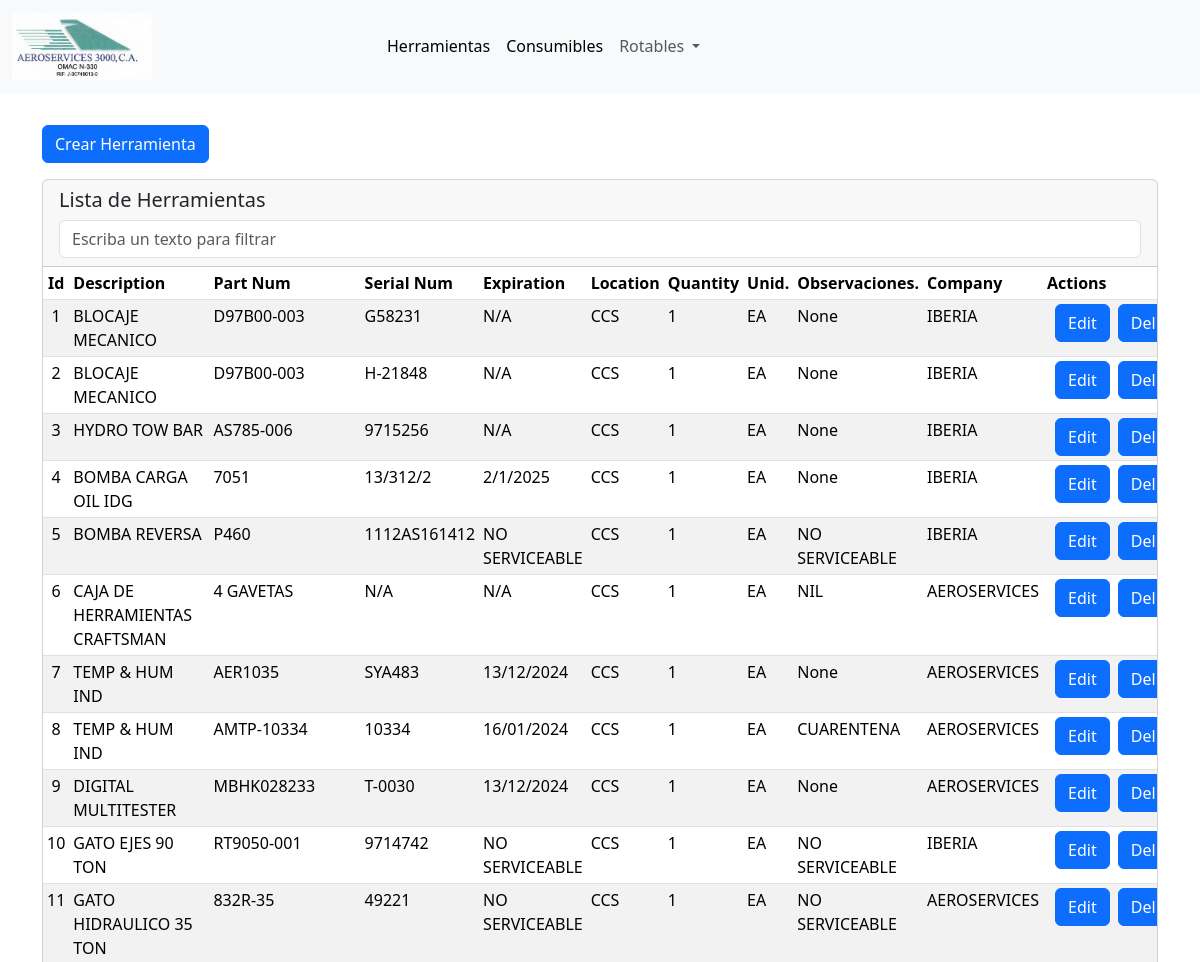
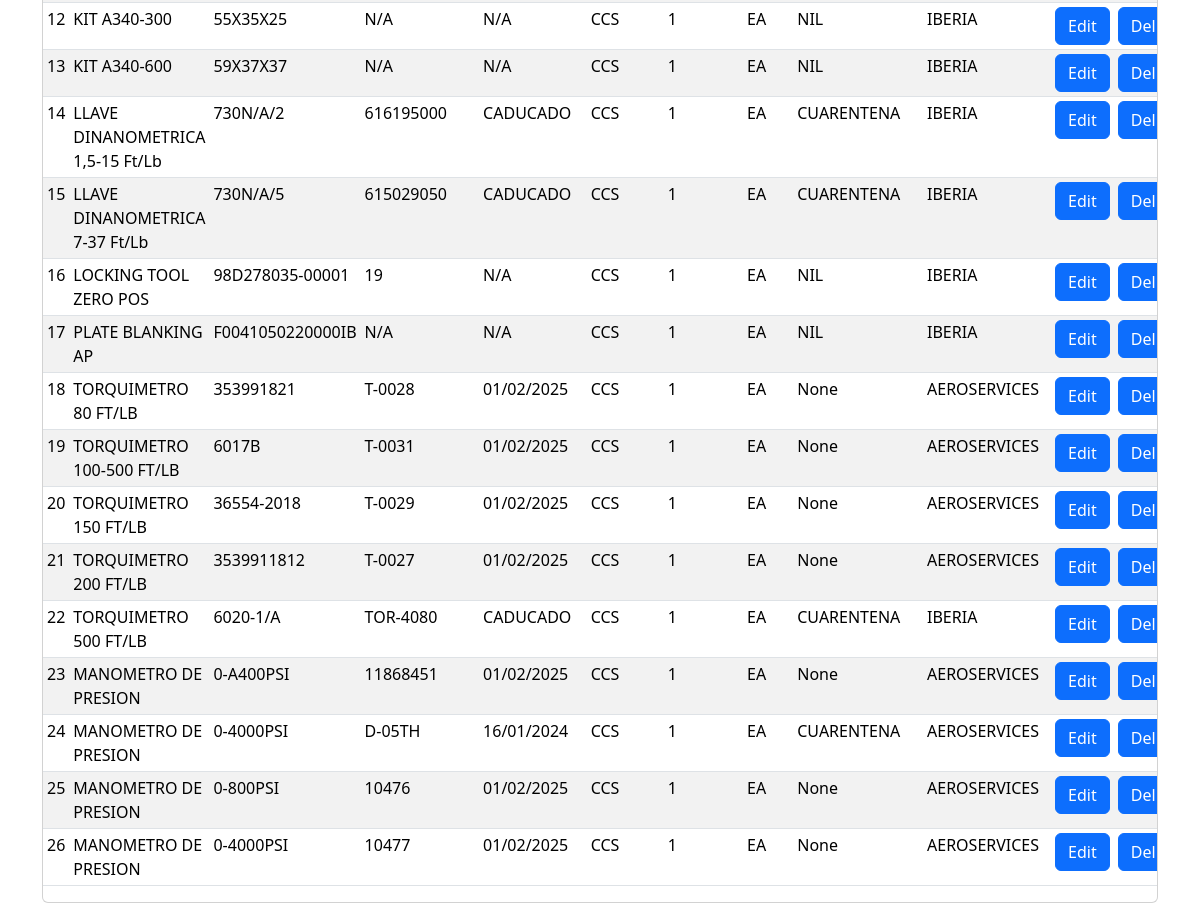
The page /herramientas/herramientas_list on the database its author committed (2 pictures, top to bottom).
### app/backend/models/herramientas.py (models this page shows, shortened)
class Herramienta(db.Model):
    __tablename__ = 'herramienta'
    id = db.Column(db.Integer, primary_key=True)
    description = db.Column(db.String(128), nullable=True)
    part_num = db.Column(db.String(128), nullable=False)
    serial_num = db.Column(db.String(32), nullable=False)
    expiration_date = db.Column(db.String(16), nullable=False)
    location = db.Column(db.String(8), nullable=False)
    quantity = db.Column(db.Integer, nullable=True)
    type_quantity = db.Column(db.String(16), nullable=True)
    obs = db.Column(db.String(32), nullable=True)
    company = db.Column(db.String(32), nullable=False)
    def to_dict(self):
        return {
            'id': self.id,
            'description': self.description,
            'part_num': self.part_num,
            'serial_num': self.serial_num,
            'expiration_date': self.expiration_date,
            'location': self.location,
            'quantity': self.quantity,
            'type_quantity': self.type_quantity,
            'obs': self.obs,
            'company': self.company
        }

### app/backend/web_endpoints/herramientas/routes_herramientas.py (the view)
@bp.route('/herramientas_list', methods=['GET'])
def herramientas_list():
    mgr = MgrdbHerramientas()
    all_list = mgr.get_all()
    herramientas_dict = [herramienta.to_dict() for herramienta in all_list]
    datadict = herramientas_dict
    vargs = HerramientasVARGS()
    vargs.table_name = "Lista de Herramientas"
    vargs.table_id = "table_herramientas"
    vargs.search_box = "table_search"
    return render_template('wp_herramientas_list.html',
                           datadict=datadict,
                           vargs=vargs,
                           form_url="herramientas.herramientas_form",
                           del_url="herramientas.herramientas_delete")

### app/backend/managers/MgrdbBase.py (called while the page is built)
    def get_all(self):
        return self.model.query.all()

### app/frontend/templates/wp_herramientas_list.html (shortened to what this page needs)
{% extends 'base.html' %}
{% from 'macro_herramientas.jinja2' import macro_list_herramientas_model %}
{% from 'macro_buttons.jinja2' import button_create_entity %}
{% set table_id = vargs.table_id %}
{% set search_box = vargs.search_box %}
{% block content %}
<div class="container mt-3 mb-3">
    {{ button_create_entity(form_url, "Crear Herramienta", "crear_herramienta_button") }}
</div>
{{macro_list_herramientas_model(datadict, vargs, form_url, del_url)}}
{% endblock %}

### app/frontend/macros/macro_herramientas.jinja2 (shortened to what this page needs)
{% from 'macro_buttons.jinja2' import button_edit_entity %}
{% from 'macro_buttons.jinja2' import button_delete_entity %}
{% macro macro_list_herramientas_model(datadict, vargs, form_url=none, delete_url=none) %}
<div class="container">
    <div class="card">
      <div class="card-header">
        <div>
          <h5 class="">{{vargs.table_name}}</h5>
        </div>
        <div class="d-flex">
          <input class="form-control flex-grow-1" type="text" id="{{vargs.search_box}}" placeholder="Escriba un texto para filtrar">
        </div>
      </div>
      <div class="table-responsive">
          <table class="table table-striped table-sm" id="{{vargs.table_id}}">
              <thead>
                  <th class="text-center">{{ vargs.id }}</th>
                  <th>{{ vargs.description }}</th>
                  <th>{{ vargs.part_num }}</th>
                  <th>{{ vargs.serial_num }}</th>
                  <th>{{ vargs.expiration_date }}</th>
                  <th>{{ vargs.location }}</th>
                  <th>{{ vargs.quantity }}</th>
                  <th>{{ vargs.type_quantity }}</th>
                  <th>{{ vargs.obs }}</th>
                  <th>{{ vargs.company }}</th>
                  <th>Actions</th>
              </thead>
              <tbody>
                  {% for data in datadict %}
                  {% set id_edit_button = "edit_herramienta_" + data.id|string %}
                  {% set id_del_button = "del_herramienta_" + data.id|string %}
                  <tr>
                    <td class="text-center">{{ data.id }}</td>
                    <td>{{ data.description }}</td>
                    <td>{{ data.part_num }}</td>
                    <td>{{ data.serial_num }}</td>
                    <td>{{ data.expiration_date }}</td>
                    <td>{{ data.location }}</td>
                    <td>{{ data.quantity }}</td>
                    <td>{{ data.type_quantity }}</td>
                    <td>{{ data.obs }}</td>
                    <td>{{ data.company }}</td>
                    <td>
                        <div class="d-flex mx-1">
                            <div class="mx-1">
                                {{ button_edit_entity(form_url, data.id, id_edit_button) }}
                            </div>
                            <div class="mx-1">
                                {{ button_delete_entity(delete_url, data.id, id_del_button) }}
                            </div>
                        </div>
                    </td>
                  </tr>
                  {% endfor %}
              </tbody>
          </table>
      </div>
    </div>
  </div>
{% endmacro %}

### app/frontend/macros/macro_buttons.jinja2 (shortened to what this page needs)
{% macro button_create_entity(url, title, id_botton) %}
<a id="boton{{ id_botton }}" class="btn btn-primary mt-3" role="button"
    title="{{ title }}"
    alt="{{ title }}"
    href="{{ url_for(url) }}"
    data-href="{{ url }}"
    data-disable-loading="true">
     {{ title }}
</a>
{% endmacro %}
{% macro button_edit_entity(url, id_entity, id_botton) %}
<a id="boton{{ id_botton }}" class="btn btn-primary" role="button"
    title="edit"
    alt="edit"
    href="{{ url_for(url, id=id_entity) }}"
    data-href="{{ url }}"
    data-disable-loading="true">
     Edit
</a>
{% endmacro %}
{% macro button_delete_entity(url, id_entity, id_botton) %}
<a id="boton{{ id_botton }}" class="btn btn-primary" role="button"
    title="edit"
    alt="edit"
    href="{{ url_for(url, id=id_entity) }}"
    data-href="{{ url }}"
    data-disable-loading="true">
     Del
</a>
{% endmacro %}

### rows shown on the page
Herramienta: id "1", description "BLOCAJE MECANICO", part_num "D97B00-003", serial_num "G58231", expiration_date "N/A", location "CCS", quantity "1", type_quantity "EA", obs "None", company "IBERIA"
Herramienta: id "2", description "BLOCAJE MECANICO", part_num "D97B00-003", serial_num "H-21848", expiration_date "N/A", location "CCS", quantity "1", type_quantity "EA", obs "None", company "IBERIA"
Herramienta: id "3", description "HYDRO TOW BAR", part_num "AS785-006", serial_num "9715256", expiration_date "N/A", location "CCS", quantity "1", type_quantity "EA", obs "None", company "IBERIA"
Herramienta: id "4", description "BOMBA CARGA OIL IDG", part_num "7051", serial_num "13/312/2", expiration_date "2/1/2025", location "CCS", quantity "1", type_quantity "EA", obs "None", company "IBERIA"
Herramienta: id "5", description "BOMBA REVERSA", part_num "P460", serial_num "1112AS161412", expiration_date "NO SERVICEABLE", location "CCS", quantity "1", type_quantity "EA", obs "NO SERVICEABLE", company "IBERIA"
Herramienta: id "6", description "CAJA DE HERRAMIENTAS CRAFTSMAN", part_num "4 GAVETAS", serial_num "N/A", expiration_date "N/A", location "CCS", quantity "1", type_quantity "EA", obs "NIL", company "AEROSERVICES"
Herramienta: id "7", description "TEMP & HUM IND", part_num "AER1035", serial_num "SYA483", expiration_date "13/12/2024", location "CCS", quantity "1", type_quantity "EA", obs "None", company "AEROSERVICES"
Herramienta: id "8", description "TEMP & HUM IND", part_num "AMTP-10334", serial_num "10334", expiration_date "16/01/2024", location "CCS", quantity "1", type_quantity "EA", obs "CUARENTENA", company "AEROSERVICES"
Herramienta: id "9", description "DIGITAL MULTITESTER", part_num "MBHK028233", serial_num "T-0030", expiration_date "13/12/2024", location "CCS", quantity "1", type_quantity "EA", obs "None", company "AEROSERVICES"
Herramienta: id "10", description "GATO EJES 90 TON", part_num "RT9050-001", serial_num "9714742", expiration_date "NO SERVICEABLE", location "CCS", quantity "1", type_quantity "EA", obs "NO SERVICEABLE", company "IBERIA"
Herramienta: id "11", description "GATO HIDRAULICO 35 TON", part_num "832R-35", serial_num "49221", expiration_date "NO SERVICEABLE", location "CCS", quantity "1", type_quantity "EA", obs "NO SERVICEABLE", company "AEROSERVICES"
Herramienta: id "12", description "KIT A340-300", part_num "55X35X25", serial_num "N/A", expiration_date "N/A", location "CCS", quantity "1", type_quantity "EA", obs "NIL", company "IBERIA"
Herramienta: id "13", description "KIT A340-600", part_num "59X37X37", serial_num "N/A", expiration_date "N/A", location "CCS", quantity "1", type_quantity "EA", obs "NIL", company "IBERIA"
Herramienta: id "14", description "LLAVE DINANOMETRICA 1,5-15 Ft/Lb", part_num "730N/A/2", serial_num "616195000", expiration_date "CADUCADO", location "CCS", quantity "1", type_quantity "EA", obs "CUARENTENA", company "IBERIA"
Herramienta: id "15", description "LLAVE DINANOMETRICA 7-37 Ft/Lb", part_num "730N/A/5", serial_num "615029050", expiration_date "CADUCADO", location "CCS", quantity "1", type_quantity "EA", obs "CUARENTENA", company "IBERIA"
Herramienta: id "16", description "LOCKING TOOL ZERO POS", part_num "98D278035-00001", serial_num "19", expiration_date "N/A", location "CCS", quantity "1", type_quantity "EA", obs "NIL", company "IBERIA"
Herramienta: id "17", description "PLATE BLANKING AP", part_num "F0041050220000IB", serial_num "N/A", expiration_date "N/A", location "CCS", quantity "1", type_quantity "EA", obs "NIL", company "IBERIA"
Herramienta: id "18", description "TORQUIMETRO 80 FT/LB", part_num "353991821", serial_num "T-0028", expiration_date "01/02/2025", location "CCS", quantity "1", type_quantity "EA", obs "None", company "AEROSERVICES"
Herramienta: id "19", description "TORQUIMETRO 100-500 FT/LB", part_num "6017B", serial_num "T-0031", expiration_date "01/02/2025", location "CCS", quantity "1", type_quantity "EA", obs "None", company "AEROSERVICES"
Herramienta: id "20", description "TORQUIMETRO 150 FT/LB", part_num "36554-2018", serial_num "T-0029", expiration_date "01/02/2025", location "CCS", quantity "1", type_quantity "EA", obs "None", company "AEROSERVICES"
Herramienta: id "21", description "TORQUIMETRO 200 FT/LB", part_num "3539911812", serial_num "T-0027", expiration_date "01/02/2025", location "CCS", quantity "1", type_quantity "EA", obs "None", company "AEROSERVICES"
Herramienta: id "22", description "TORQUIMETRO 500 FT/LB", part_num "6020-1/A", serial_num "TOR-4080", expiration_date "CADUCADO", location "CCS", quantity "1", type_quantity "EA", obs "CUARENTENA", company "IBERIA"
Herramienta: id "23", description "MANOMETRO DE PRESION", part_num "0-A400PSI", serial_num "11868451", expiration_date "01/02/2025", location "CCS", quantity "1", type_quantity "EA", obs "None", company "AEROSERVICES"
Herramienta: id "24", description "MANOMETRO DE PRESION", part_num "0-4000PSI", serial_num "D-05TH", expiration_date "16/01/2024", location "CCS", quantity "1", type_quantity "EA", obs "CUARENTENA", company "AEROSERVICES"
Herramienta: id "25", description "MANOMETRO DE PRESION", part_num "0-800PSI", serial_num "10476", expiration_date "01/02/2025", location "CCS", quantity "1", type_quantity "EA", obs "None", company "AEROSERVICES"
Herramienta: id "26", description "MANOMETRO DE PRESION", part_num "0-4000PSI", serial_num "10477", expiration_date "01/02/2025", location "CCS", quantity "1", type_quantity "EA", obs "None", company "AEROSERVICES"

### other values the page prints
{{ title }} "Crear Herramienta"
{{ vargs.table_name }} "Lista de Herramientas"
{{ vargs.id }} "Id"
{{ vargs.description }} "Description"
{{ vargs.part_num }} "Part Num"
{{ vargs.serial_num }} "Serial Num"
{{ vargs.expiration_date }} "Expiration"
{{ vargs.location }} "Location"
{{ vargs.quantity }} "Quantity"
{{ vargs.type_quantity }} "Unid."
{{ vargs.obs }} "Observaciones."
{{ vargs.company }} "Company"
